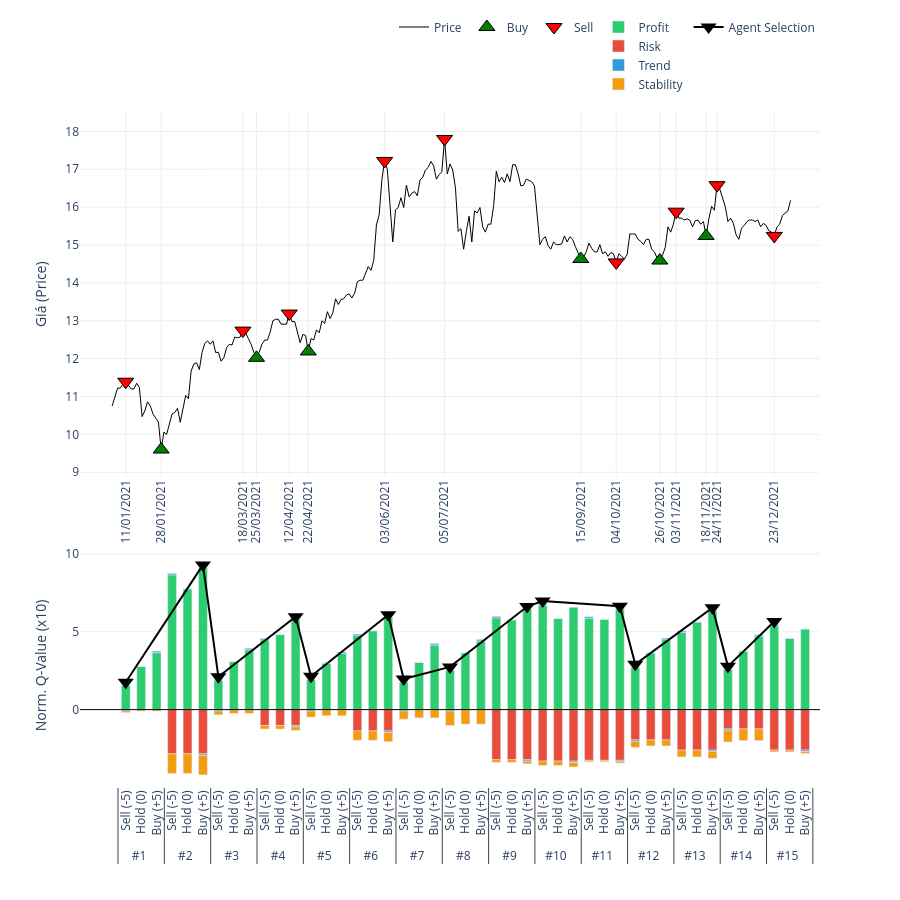

Here is the notebook cell this chart was saved with:
### Code cell
# 2. Gọi hàm vẽ (Truyền đúng tên biến vào)
plot_agent_reasoning_minimalist(
    ticker='ACB',                    # Tên mã cổ phiếu hiển thị trên tiêu đề
    df_price=df_processed_test_ACB,  # Dữ liệu giá
    actions=actions_ACB,             # Hành động thực tế
    q_history=q_values_history_ACB,      # Lịch sử Q-value (Input quan trọng)
    critical_indices=index_list_ACB,     # Danh sách các điểm cần vẽ
    scale=10                       # Thang đo hiển thị (để cột cao khoảng 50 đơn vị cho đẹp)
)

### Figure 1 — Plotly figure (JSON) as saved in the notebook; plotly's stock layout.template omitted (floating-point values rounded to 4 significant figures; data arrays with more than 128 entries replaced by an {"elided": "..."} marker saying what was removed)
{"data": [{"hoverinfo": "x+y", "line": {"color": "black", "width": 1}, "mode": "lines", "name": "Price", "type": "scatter", "x": {"elided": "250 str values"}, "xaxis": "x", "y": {"elided": "250 float values"}, "yaxis": "y"}, {"marker": {"color": "green", "line": {"color": "black", "width": 1}, "size": 14, "symbol": "triangle-up"}, "mode": "markers", "name": "Buy", "type": "scatter", "x": ["28/01/2021", "25/03/2021", "22/04/2021", "15/09/2021", "26/10/2021", "18/11/2021"], "xaxis": "x", "y": [9.6, 12.02, 12.19, 14.63, 14.59, 15.24], "yaxis": "y"}, {"marker": {"color": "red", "line": {"color": "black", "width": 1}, "size": 14, "symbol": "triangle-down"}, "mode": "markers", "name": "Sell", "type": "scatter", "x": ["11/01/2021", "18/03/2021", "12/04/2021", "03/06/2021", "05/07/2021", "04/10/2021", "03/11/2021", "24/11/2021", "23/12/2021"], "xaxis": "x", "y": [11.39, 12.74, 13.19, 17.22, 17.8, 14.54, 15.88, 16.58, 15.24], "yaxis": "y"}, {"marker": {"color": "#f1c40f", "line": {"color": "black", "width": 1}, "size": 10, "symbol": "circle"}, "mode": "markers", "name": "Hold", "type": "scatter", "x": [], "xaxis": "x", "y": [], "yaxis": "y"}, {"legendgroup": "comp", "marker": {"color": "#2ecc71"}, "name": "Profit", "type": "bar", "x": [["#1", "#1", "#1", "#2", "#2", "#2", "#3", "#3", "#3", "#4", "#4", "#4", "#5", "#5", "#5", "#6", "#6", "#6", "#7", "#7", "#7", "#8", "#8", "#8", "#9", "#9", "#9", "#10", "#10", "#10", "#11", "#11", "#11", "#12", "#12", "#12", "#13", "#13", "#13", "#14", "#14", "#14", "#15", "#15", "#15"], ["Sell (-5)", "Hold (0)", "Buy (+5)", "Sell (-5)", "Hold (0)", "Buy (+5)", "Sell (-5)", "Hold (0)", "Buy (+5)", "Sell (-5)", "Hold (0)", "Buy (+5)", "Sell (-5)", "Hold (0)", "Buy (+5)", "Sell (-5)", "Hold (0)", "Buy (+5)", "Sell (-5)", "Hold (0)", "Buy (+5)", "Sell (-5)", "Hold (0)", "Buy (+5)", "Sell (-5)", "Hold (0)", "Buy (+5)", "Sell (-5)", "Hold (0)", "Buy (+5)", "Sell (-5)", "Hold (0)", "Buy (+5)", "Sell (-5)", "Hold (0)", "Buy (+5)", "Sell (-5)", "Hold (0)", "Buy (+5)", "Sell (-5)", "Hold (0)", "Buy (+5)", "Sell (-5)", "Hold (0)", "Buy (+5)"]], "xaxis": "x2", "y": [1.561, 2.775, 3.663, 8.661, 7.762, 9.101, 1.909, 3.096, 3.846, 4.48, 4.825, 5.774, 1.949, 2.998, 3.611, 4.755, 5.072, 5.895, 1.767, 3.042, 4.163, 2.546, 3.658, 4.419, 5.893, 5.772, 6.423, 6.693, 5.859, 6.573, 5.876, 5.809, 6.45, 2.709, 3.65, 4.498, 4.955, 5.631, 6.351, 2.58, 3.759, 4.716, 5.372, 4.587, 5.169], "yaxis": "y2"}, {"legendgroup": "comp", "marker": {"color": "#e74c3c"}, "name": "Risk", "type": "bar", "x": [["#1", "#1", "#1", "#2", "#2", "#2", "#3", "#3", "#3", "#4", "#4", "#4", "#5", "#5", "#5", "#6", "#6", "#6", "#7", "#7", "#7", "#8", "#8", "#8", "#9", "#9", "#9", "#10", "#10", "#10", "#11", "#11", "#11", "#12", "#12", "#12", "#13", "#13", "#13", "#14", "#14", "#14", "#15", "#15", "#15"], ["Sell (-5)", "Hold (0)", "Buy (+5)", "Sell (-5)", "Hold (0)", "Buy (+5)", "Sell (-5)", "Hold (0)", "Buy (+5)", "Sell (-5)", "Hold (0)", "Buy (+5)", "Sell (-5)", "Hold (0)", "Buy (+5)", "Sell (-5)", "Hold (0)", "Buy (+5)", "Sell (-5)", "Hold (0)", "Buy (+5)", "Sell (-5)", "Hold (0)", "Buy (+5)", "Sell (-5)", "Hold (0)", "Buy (+5)", "Sell (-5)", "Hold (0)", "Buy (+5)", "Sell (-5)", "Hold (0)", "Buy (+5)", "Sell (-5)", "Hold (0)", "Buy (+5)", "Sell (-5)", "Hold (0)", "Buy (+5)", "Sell (-5)", "Hold (0)", "Buy (+5)", "Sell (-5)", "Hold (0)", "Buy (+5)"]], "xaxis": "x2", "y": [0, 0, 0, -2.841, -2.841, -2.841, 0, 0, 0, -1.022, -1.022, -1.022, 0, 0, 0, -1.37, -1.37, -1.37, 0, 0, 0, 0, 0, 0, -3.219, -3.219, -3.219, -3.311, -3.311, -3.311, -3.26, -3.26, -3.26, -1.95, -1.95, -1.95, -2.6, -2.6, -2.6, -1.239, -1.239, -1.239, -2.6, -2.6, -2.6], "yaxis": "y2"}, {"legendgroup": "comp", "marker": {"color": "#3498db"}, "name": "Trend", "type": "bar", "x": [["#1", "#1", "#1", "#2", "#2", "#2", "#3", "#3", "#3", "#4", "#4", "#4", "#5", "#5", "#5", "#6", "#6", "#6", "#7", "#7", "#7", "#8", "#8", "#8", "#9", "#9", "#9", "#10", "#10", "#10", "#11", "#11", "#11", "#12", "#12", "#12", "#13", "#13", "#13", "#14", "#14", "#14", "#15", "#15", "#15"], ["Sell (-5)", "Hold (0)", "Buy (+5)", "Sell (-5)", "Hold (0)", "Buy (+5)", "Sell (-5)", "Hold (0)", "Buy (+5)", "Sell (-5)", "Hold (0)", "Buy (+5)", "Sell (-5)", "Hold (0)", "Buy (+5)", "Sell (-5)", "Hold (0)", "Buy (+5)", "Sell (-5)", "Hold (0)", "Buy (+5)", "Sell (-5)", "Hold (0)", "Buy (+5)", "Sell (-5)", "Hold (0)", "Buy (+5)", "Sell (-5)", "Hold (0)", "Buy (+5)", "Sell (-5)", "Hold (0)", "Buy (+5)", "Sell (-5)", "Hold (0)", "Buy (+5)", "Sell (-5)", "Hold (0)", "Buy (+5)", "Sell (-5)", "Hold (0)", "Buy (+5)", "Sell (-5)", "Hold (0)", "Buy (+5)"]], "xaxis": "x2", "y": [-0.09038, 0, 0.09038, 0.09038, 0, -0.09038, -0.09038, 0, 0.09038, 0.09038, 0, -0.09038, -0.09038, 0, 0.09038, 0.09038, 0, -0.09038, -0.09038, 0, 0.09038, -0.09038, 0, 0.09038, 0.09038, 0, -0.09038, 0.09038, 0, -0.09038, 0.09038, 0, -0.09038, -0.09038, 0, 0.09038, 0.09038, 0, -0.09038, -0.09038, 0, 0.09038, 0.09038, 0, -0.09038], "yaxis": "y2"}, {"legendgroup": "comp", "marker": {"color": "#f39c12"}, "name": "Stability", "type": "bar", "x": [["#1", "#1", "#1", "#2", "#2", "#2", "#3", "#3", "#3", "#4", "#4", "#4", "#5", "#5", "#5", "#6", "#6", "#6", "#7", "#7", "#7", "#8", "#8", "#8", "#9", "#9", "#9", "#10", "#10", "#10", "#11", "#11", "#11", "#12", "#12", "#12", "#13", "#13", "#13", "#14", "#14", "#14", "#15", "#15", "#15"], ["Sell (-5)", "Hold (0)", "Buy (+5)", "Sell (-5)", "Hold (0)", "Buy (+5)", "Sell (-5)", "Hold (0)", "Buy (+5)", "Sell (-5)", "Hold (0)", "Buy (+5)", "Sell (-5)", "Hold (0)", "Buy (+5)", "Sell (-5)", "Hold (0)", "Buy (+5)", "Sell (-5)", "Hold (0)", "Buy (+5)", "Sell (-5)", "Hold (0)", "Buy (+5)", "Sell (-5)", "Hold (0)", "Buy (+5)", "Sell (-5)", "Hold (0)", "Buy (+5)", "Sell (-5)", "Hold (0)", "Buy (+5)", "Sell (-5)", "Hold (0)", "Buy (+5)", "Sell (-5)", "Hold (0)", "Buy (+5)", "Sell (-5)", "Hold (0)", "Buy (+5)", "Sell (-5)", "Hold (0)", "Buy (+5)"]], "xaxis": "x2", "y": [-0.09573, -0.09573, -0.09573, -1.261, -1.261, -1.261, -0.2445, -0.2445, -0.2445, -0.2228, -0.2228, -0.2228, -0.392, -0.392, -0.392, -0.6021, -0.6021, -0.6021, -0.5294, -0.5294, -0.5294, -0.9289, -0.9289, -0.9289, -0.1713, -0.1713, -0.1713, -0.2815, -0.2815, -0.2815, -0.08631, -0.08631, -0.08631, -0.3836, -0.3836, -0.3836, -0.4398, -0.4398, -0.4398, -0.7494, -0.7494, -0.7494, -0.1178, -0.1178, -0.1178], "yaxis": "y2"}, {"marker": {"color": "black", "size": 14, "symbol": "triangle-down"}, "name": "Agent Selection", "showlegend": true, "type": "scatter", "x": [["#1", "#2", "#3", "#4", "#5", "#6", "#7", "#8", "#9", "#10", "#11", "#12", "#13", "#14", "#15"], ["Sell (-5)", "Buy (+5)", "Sell (-5)", "Buy (+5)", "Sell (-5)", "Buy (+5)", "Sell (-5)", "Sell (-5)", "Buy (+5)", "Sell (-5)", "Buy (+5)", "Sell (-5)", "Buy (+5)", "Sell (-5)", "Sell (-5)"]], "xaxis": "x2", "y": [1.761, 9.301, 2.109, 5.974, 2.149, 6.095, 1.967, 2.746, 6.623, 6.983, 6.65, 2.909, 6.551, 2.78, 5.662], "yaxis": "y2"}], "layout": {"bargap": 0.4, "bargroupgap": 0.05, "barmode": "relative", "height": 900, "legend": {"orientation": "h", "x": 1, "xanchor": "right", "y": 1.02, "yanchor": "bottom"}, "plot_bgcolor": "white", "shapes": [{"line": {"color": "black", "dash": "solid", "width": 1}, "type": "line", "x0": 0, "x1": 1, "xref": "x2 domain", "y0": 0, "y1": 0, "yref": "y2"}], "showlegend": true, "xaxis": {"anchor": "y", "domain": [0, 1], "gridcolor": "#eee", "rangeslider": {"visible": false}, "showgrid": true, "tickangle": -90, "tickmode": "array", "ticktext": ["11/01/2021", "28/01/2021", "18/03/2021", "25/03/2021", "12/04/2021", "22/04/2021", "03/06/2021", "05/07/2021", "15/09/2021", "04/10/2021", "26/10/2021", "03/11/2021", "18/11/2021", "24/11/2021", "23/12/2021"], "tickvals": ["11/01/2021", "28/01/2021", "18/03/2021", "25/03/2021", "12/04/2021", "22/04/2021", "03/06/2021", "05/07/2021", "15/09/2021", "04/10/2021", "26/10/2021", "03/11/2021", "18/11/2021", "24/11/2021", "23/12/2021"]}, "xaxis2": {"anchor": "y2", "domain": [0, 1], "showticklabels": true, "tickangle": -90, "title": {"text": ""}, "type": "multicategory"}, "yaxis": {"anchor": "x", "domain": [0.46, 1], "gridcolor": "#eee", "showgrid": true, "title": {"text": "Giá (Price)"}}, "yaxis2": {"anchor": "x2", "domain": [0, 0.36], "gridcolor": "#eee", "showgrid": true, "title": {"text": "Norm. Q-Value (x10)"}}}}
